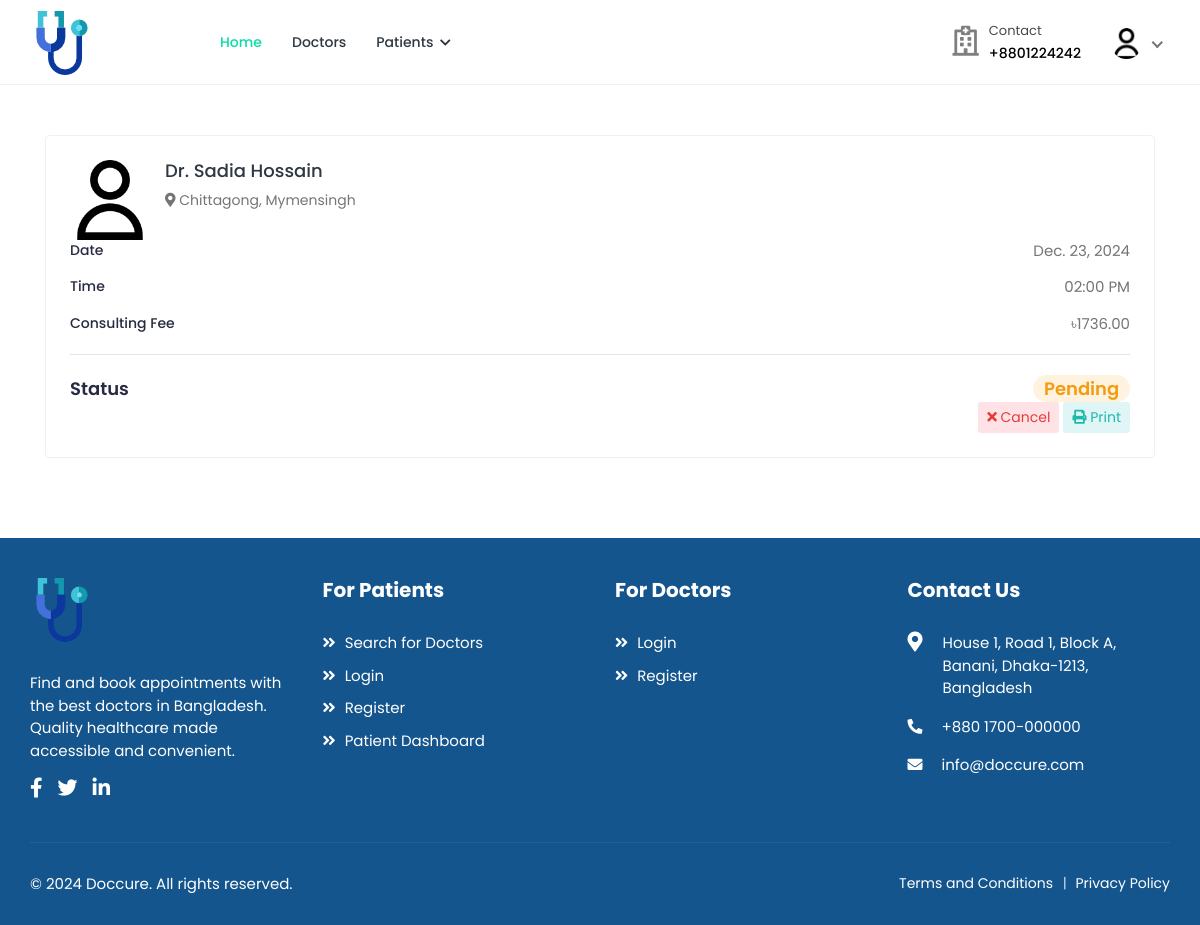
The app's page /patients/appointments/1/ (signed in), older data.
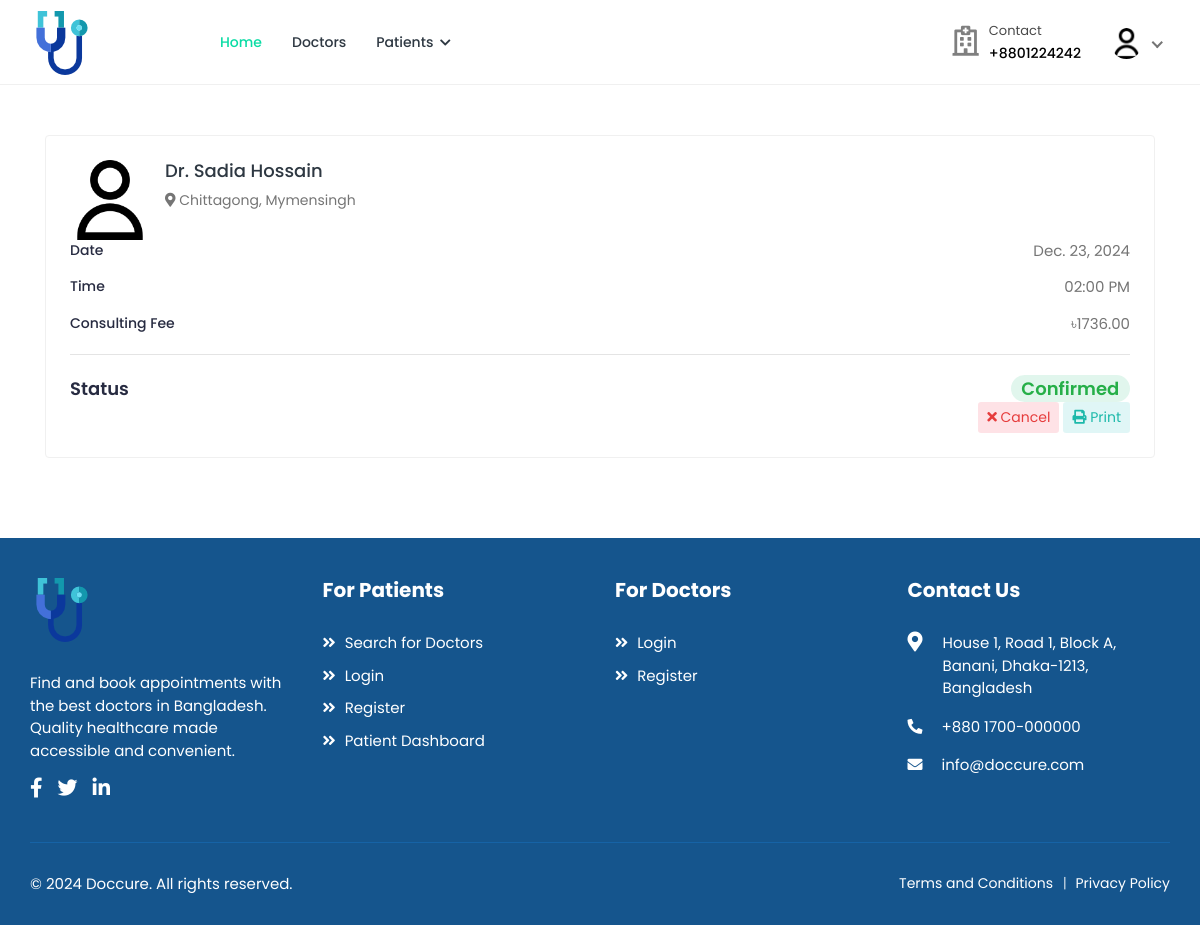
The same page, newer data.
### bookings/models.py (models this page shows, shortened)
class Booking(models.Model):
    doctor = models.ForeignKey(
        settings.AUTH_USER_MODEL,
        on_delete=models.CASCADE,
        related_name="appointments",
        limit_choices_to={"role": "doctor"},
    )
    patient = models.ForeignKey(
        settings.AUTH_USER_MODEL,
        on_delete=models.CASCADE,
        related_name="patient_appointments",
        limit_choices_to={"role": "patient"},
    )
    appointment_date = models.DateField()
    appointment_time = models.TimeField()
    booking_date = models.DateTimeField(auto_now_add=True)
    status = models.CharField(
        max_length=20,
        choices=[
            ("pending", "Pending"),
            ("confirmed", "Confirmed"),
            ("completed", "Completed"),
            ("cancelled", "Cancelled"),
            ("no_show", "No Show"),
        ],
        default="pending",
    )
    class Meta:
        ordering = ["-appointment_date", "-appointment_time"]
        unique_together = ["doctor", "appointment_date", "appointment_time"]

### accounts/models.py (models this page shows, shortened)
class Profile(models.Model):
    user = models.OneToOneField(
        User, on_delete=models.CASCADE, related_name="profile"
    )
    avatar = models.ImageField(
        default="defaults/user.png", upload_to=profile_photo_directory_path
    )
    phone = models.CharField(max_length=20, blank=True, null=True)
    dob = models.DateField(blank=True, null=True)
    about = models.TextField(blank=True, null=True)
    specialization = models.CharField(max_length=255, blank=True, null=True)
    gender = models.CharField(
        max_length=10,
        choices=[('male', 'Male'), ('female', 'Female'), ('other', 'Other')],
        blank=True
    )
    address = models.TextField(blank=True, null=True)
    city = models.CharField(max_length=100, blank=True)
    state = models.CharField(max_length=100, blank=True)
    postal_code = models.CharField(max_length=20, blank=True)
    country = models.CharField(max_length=100, blank=True)
    price_per_consultation = models.DecimalField(
        max_digits=10,
        decimal_places=2,
        null=True,
        blank=True
    )
    is_available = models.BooleanField(default=True)
    blood_group = models.CharField(
        max_length=5,
        choices=[
            ('A+', 'A+'), ('A-', 'A-'),
            ('B+', 'B+'), ('B-', 'B-'),
            ('O+', 'O+'), ('O-', 'O-'),
            ('AB+', 'AB+'), ('AB-', 'AB-'),
        ],
        blank=True,
        null=True
    )
    allergies = models.TextField(blank=True, null=True)
    medical_conditions = models.TextField(blank=True, null=True)
    @property
    def image(self):
        return (
            self.avatar.url
            if self.avatar.storage.exists(self.avatar.name)
            else "{}defaults/user.png".format(settings.MEDIA_URL)
        )

class User(AbstractUser):
    class RoleChoices(models.TextChoices):
        DOCTOR = "doctor", "Doctor"
        PATIENT = "patient", "Patient"
    username = models.CharField(max_length=30, unique=True)
    role = models.CharField(
        choices=RoleChoices.choices,
        max_length=20,
        default="patient",
        error_messages={"required": "Role must be provided"},
    )
    email = models.EmailField(
        blank=True,
        error_messages={
            "unique": "A user with that email already exists.",
        },
    )
    first_name = models.CharField(max_length=150, blank=True)
    last_name = models.CharField(max_length=150, blank=True)
    registration_number = models.IntegerField(null=True, blank=True)
    USERNAME_FIELD = "username"
    REQUIRED_FIELDS = []
    objects = CustomUserManager()
    def get_full_name(self):
        full_name = "%s %s" % (self.first_name, self.last_name)
        return full_name.strip() or self.username

### patients/views.py (the view)
class AppointmentDetailView(DetailView):
    model = Booking
    template_name = 'patients/appointment-detail.html'
    context_object_name = 'appointment'
    def get_queryset(self):
        return Booking.objects.select_related(
            'doctor',
            'doctor__profile',
            'patient',
            'patient__profile'
        ).filter(patient=self.request.user)

### accounts/managers.py (called while the page is built)
    def get(self, *args, **kwargs):
        return super().select_related("profile").get(*args, **kwargs)

### templates/patients/appointment-detail.html (shortened to what this page needs)
{% extends 'base.html' %}
{% load static %}
{% block content %}
<div class="content">
    <div class="container">
        <div class="card">
            <div class="card-body">
                <div class="booking-doc-info">
                    <a href="{% url 'doctors:doctor-profile' appointment.doctor.username %}" class="booking-doc-img">
                        <img src="{{ appointment.doctor.profile.image }}" alt="Doctor Image">
                    </a>
                    <div class="booking-info">
                        <h4><a href="{% url 'doctors:doctor-profile' appointment.doctor.username %}">Dr. {{ appointment.doctor.get_full_name }}</a></h4>
                        <div class="clinic-details">
                            <p class="doc-location">
                                <i class="fas fa-map-marker-alt"></i> {{ appointment.doctor.profile.city }}, {{ appointment.doctor.profile.state }}
                            </p>
                        </div>
                    </div>
                </div>
                <div class="booking-summary">
                    <div class="booking-item-wrap">
                        <ul class="booking-date">
                            <li>Date <span>{{ appointment.appointment_date }}</span></li>
                            <li>Time <span>{{ appointment.appointment_time|time:"h:i A" }}</span></li>
                        </ul>
                        <ul class="booking-fee">
                            <li>Consulting Fee <span>৳{{ appointment.doctor.profile.price_per_consultation }}</span></li>
                        </ul>
                        <div class="booking-total">
                            <ul class="booking-total-list">
                                <li>
                                    <span>Status</span>
                                    <span class="total-cost">
                                        <span class="badge badge-pill
                                            {% if appointment.status == 'confirmed' %}bg-success-light{% endif %}
                                            {% if appointment.status == 'pending' %}bg-warning-light{% endif %}
                                            {% if appointment.status == 'completed' %}bg-info-light{% endif %}">
                                            {{ appointment.status|title }}
                                        </span>
                                    </span>
                                </li>
                            </ul>
                        </div>
                    </div>
                </div>
                <div class="booking-actions text-right">
                    {% if appointment.status == 'pending' or appointment.status == 'confirmed' %}
                    <form method="post" action="{% url 'patients:appointment-cancel' appointment.pk %}" style="display: inline;">
                        <button type="submit" class="btn btn-sm bg-danger-light" onclick="return confirm('Are you sure you want to cancel this appointment?')">
                            <i class="fas fa-times"></i> Cancel
                        </button>
                    </form>
                    {% endif %}
                    <a href="{% url 'patients:appointment-print' appointment.pk %}" target="_blank" class="btn btn-sm bg-info-light">
                        <i class="fas fa-print"></i> Print
                    </a>
                </div>
            </div>
        </div>
    </div>
</div>
{% endblock %}

Row changes from the older to the newer data that the page shows:
changed Booking "02:00 PM": status "Pending" → "Confirmed"
